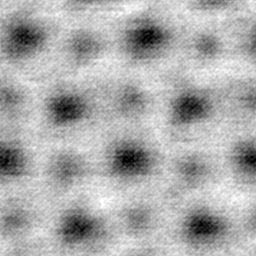
#> input picture calibration/samples/bf/0.png, 256 x 256 px; its folder holds only this picture in this run
$ python calibrate.py --mode haadf --input samples/bf --output out   (older library calls are emulated)
#> lines starting #> are read from the running program, lines starting #| are printed output that depends on the picture
"""SFIN noise calibration, packaged for the SFFN release. See README.md."""
import cv2
import numpy as np
import matplotlib
matplotlib.use("Agg")
import matplotlib.pyplot as plt
from scipy.stats import norm, tukeylambda
import os


from pathlib import Path
import argparse


def read_image(i):
    image = cv2.imdecode(np.fromfile(input_files[i], dtype=np.uint8), cv2.IMREAD_GRAYSCALE)
    if image is None:
        raise ValueError(f'Cannot read image: {input_files[i]}')
    return image.astype(np.float32)

def save_image(i, name, image):
    ok, encoded = cv2.imencode('.png', np.clip(image, 0, 255).astype(np.uint8))
    if not ok:
        raise ValueError('Could not encode output image')
    encoded.tofile(output_path / f'{i}_{name}.png')

def apply_gaussian_blur(image, ksize=(15, 15), sigma=0):
    blurred_image = cv2.GaussianBlur(image, ksize, sigma)
    return blurred_image

def apply_row_wise_gaussian_blur(image, ksize=(21, 1), sigma=0):
    height, width = image.shape
    blurred_image = np.zeros_like(image)
    for i in range(height):
        row = image[i, :].reshape(1, width)
        blurred_row = cv2.GaussianBlur(row, ksize, sigma)
        blurred_image[i, :] = blurred_row
    return blurred_image

def image_grad(image):
    grad_x = cv2.Sobel(image, cv2.CV_64F, 1, 0, ksize=3)
    grad_y = cv2.Sobel(image, cv2.CV_64F, 0, 1, ksize=3)
    return np.sqrt(grad_x**2 + grad_y**2)

def image_row_grad(image):
    grad_x = cv2.Sobel(image, cv2.CV_64F, 1, 0, ksize=3)
    return np.abs(grad_x)

def noise_statistics(image, noise):
    if image.min() < 0 or image.max() >= 256:
        raise ValueError('Calibration bin values must be in [0, 256); check image contrast/gradient.')
    a = []
    for i in range(256):
        a.append([])
    h, w = image.shape
    for i in range(h):
        for j in range(w):
            a[int(image[i,j])].append(noise[i,j])
    means = []
    stds = []
    values = []
    for i in range(256):
        if len(a[i]) > 1:
            values.append(i)
            mu, std = norm.fit(a[i])
            means.append(mu)
            stds.append(std)
    front = len(values) * 4 // 5
    x = np.array(values[:front])
    y = np.array(stds[:front])
    if len(x) < 2:
        raise ValueError('Too few populated bins for a linear fit.')
    k, b = np.polyfit(x, y, 1)
    return values, stds, means, k, b

def noise_statistics_tl(image, noise):
    a = []
    for i in range(256):
        a.append([])
    h, w = image.shape
    for i in range(h):
        for j in range(w):
            a[int(image[i,j])].append(noise[i,j])
    means = []
    stds = []
    lambdas = []
    values = []
    for i in [50, 100, 150]:
        if len(a[i]) > 1:
            values.append(i)
            lam, mu, std = tukeylambda.fit(a[i])
            lambdas.append(lam)
            means.append(mu)
            stds.append(std)
    return values, lambdas

def grad_curve(image, grad):
    a = []
    for i in range(256):
        a.append([])
    h, w = image.shape
    for i in range(h):
        for j in range(w):
            a[int(image[i,j])].append(grad[i,j])
    grads = []
    values = []
    for i in range(256):
        if len(a[i]) > 1:
            mu = sum(a[i]) / len(a[i])
            grads.append(mu / 5)
            values.append(i)
    return values, grads

def save_noise_statistics(i, values, stds, means, name, x_name, curve=None):
    plt.figure()
    plt.plot(values, means, color='black')
    plt.plot(values, stds, color='blue')
    if curve:
        plt.plot(curve[0], curve[1], color='red')
    # plt.xlim(0, 70)
    plt.tick_params(axis='both', which='major', labelsize=15)
    plt.xlabel(f'{x_name}', fontsize=15)
    plt.ylabel('Noise Parameters', fontsize=15)
    plt.grid(True)
    plt.savefig(f'{output_path}/{i}_{name}_noise_statistics.svg', format='svg')
    plt.savefig(f'{output_path}/{i}_{name}_noise_statistics.png', format='png')
    plt.close()

def save_noise_statistics_tl(i, values, lambdas, name, x_name, curve=None):
    plt.figure()
    plt.plot(values, lambdas, color='blue')
    if curve:
        plt.plot(curve[0], curve[1], color='red')
    # plt.xlim(0, 70)
    plt.tick_params(axis='both', which='major', labelsize=15)
    plt.xlabel(f'{x_name}', fontsize=15)
    plt.ylabel('Noise Parameters', fontsize=15)
    plt.grid(True)
    plt.savefig(f'{output_path}/{i}_{name}_noise_statistics.svg', format='svg')
    plt.savefig(f'{output_path}/{i}_{name}_noise_statistics.png', format='png')
    plt.close()


def save_parameter_range_norm(a, name):
    mu, std = norm.fit(a)
    file = open(f'{output_path}/{name}.txt', 'w', encoding='utf-8')
    file.write(f'{mu} {std}\n')
    for i in range(len(a)):
        file.write(f'{i} {a[i]}\n')
    file.close()

def save_parameter_range_uniform(a, name):
    max_ = max(a)
    min_ = min(a)
    file = open(f'{output_path}/{name}.txt', 'w', encoding='utf-8')
    file.write(f'{min_} {max_}\n')
    for i in range(len(a)):
        file.write(f'{i} {a[i]}\n')
    file.close()

def main():
    parser = argparse.ArgumentParser(description="Calibrate STEM noise using the historical SFIN procedure.")
    parser.add_argument('--mode', choices=['haadf', 'bf'], required=True)
    parser.add_argument('--input', type=Path, help='Input directory of 8-bit PNG images; defaults to bundled samples.')
    parser.add_argument('--output', type=Path, required=True, help='New or empty output directory.')
    parser.add_argument('--limit', type=int, help='Process only the first N images for a smoke test.')
    args = parser.parse_args()
    global input_files, output_path
    input_path = args.input or Path(__file__).resolve().parent / 'samples' / args.mode
    input_files = sorted(input_path.glob('*.png'), key=lambda p: (not p.stem.isdigit(), int(p.stem) if p.stem.isdigit() else p.name))
    if args.limit is not None:
        if args.limit < 1:
            parser.error('--limit must be positive')
        input_files = input_files[:args.limit]
    if not input_files:
        parser.error(f'No PNG images found in {input_path}')
    output_path = args.output
    if output_path.exists() and (not output_path.is_dir() or any(output_path.iterdir())):
        parser.error('Output must be a new or empty directory; existing files are never deleted.')
    output_path.mkdir(parents=True, exist_ok=True)
    is_bf = args.mode == 'bf'
    image_count = len(input_files)
    scan_ks = []
    scan_bs = []
    scan_grad_ks = []
    scan_grad_bs = []
    read_ks = []
    read_bs = []
    read_lambdas = []
    background = []
    atom_brightness = []
    for image_i in range(image_count):
        print('processing image', image_i)
        original = read_image(image_i)
#> in read_image, image is the input picture: shape (256, 256); min 0, max 255, mean 170.7

        blurred = apply_gaussian_blur(original)
        save_image(image_i, 'blurred', blurred)

        row_blurred = apply_row_wise_gaussian_blur(original)
        save_image(image_i, 'row_blurred', row_blurred)

        scan_noise = row_blurred - blurred
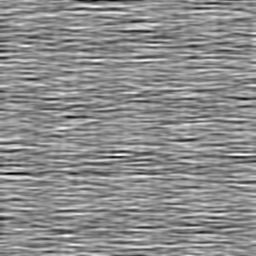
#> scan_noise: shape (256, 256) float32; min -25.63, max 20.99, mean 0; drawn with min black and max white
        save_image(image_i, 'scan_noise', scan_noise * 3 + 128)

        grad = image_grad(blurred)
#> in image_grad, `grad_x = cv2.Sobel(image, cv2.CV_64F, 1, 0, ksize=3)`:
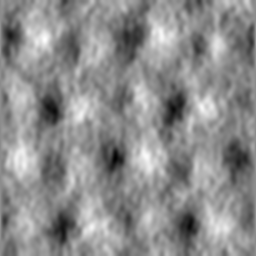
#> grad_x: shape (256, 256) float64; min -84.81, max 68.6, mean 0; drawn with min black and max white
#> in image_grad, `grad_y = cv2.Sobel(image, cv2.CV_64F, 0, 1, ksize=3)`:
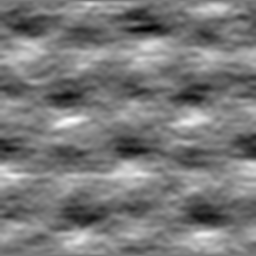
#> grad_y: shape (256, 256) float64; min -95.01, max 103.1, mean 0.2; drawn with min black and max white
#> in image_grad, `return np.sqrt(grad_x**2 + grad_y**2)`:
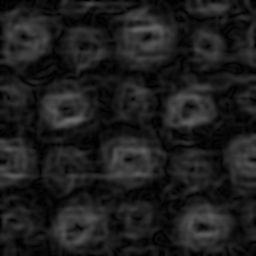
#> returned value: shape (256, 256) float64; min 0, max 105.5, mean 29.7
        save_image(image_i, 'grad', grad * 2)
#> call 4 of save_image, with i = 0, name = 'grad'
#> in save_image (call 4), `ok, encoded = cv2.imencode('.png', np.clip(image, 0, 255).astype(np.ui..`:
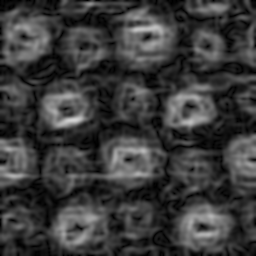
#> image: shape (256, 256) float64; min 0, max 211.1, mean 59.4

        values, stds, means, k, b = noise_statistics(blurred, scan_noise)
#> values = 229 values from 14 to 242; stds = 229 values, max 8.11 at index 87, min 0.497 at index 2, mean 5.49; means = 229 values, max 3.81 at index 220, min -4.79 at index 24, mean -0.476; k = -0.00104; b = 5.95
        grad_curve_ = grad_curve(blurred, grad)
        save_noise_statistics(image_i, values, stds, means, 'blurred-based_scan', 'Pixel Value', grad_curve_)

        values, stds, means, k, b = noise_statistics(grad, scan_noise)
#> values = 105 values from 0 to 105; stds = 105 values, max 8.77 at index 85, min 0.256 at index 104, mean 5.64; means = 105 values, max 7.25 at index 104, min -1.46 at index 98, mean 0.387; k = 0.0435; b = 3.98
        save_noise_statistics(image_i, values, stds, means, 'grad-based_scan', 'Magnitude of Gradient')

        scan_ks.append(k)
        scan_bs.append(b)

        read_noise = original - row_blurred
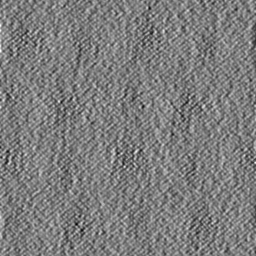
#> read_noise: shape (256, 256) float32; min -39.98, max 41.37, mean 0; drawn with min black and max white
        save_image(image_i, 'read_noise', read_noise * 3 + 128)
        values, stds, means, k, b = noise_statistics(blurred, read_noise)
#> values = 229 values from 14 to 242; stds = 229 values, max 13.36 at index 25, min 3.21 at index 4, mean 8.82; means = 229 values, max 7.17 at index 224, min -12.86 at index 7, mean -1.21; k = -0.016; b = 10.96
        save_noise_statistics(image_i, values, stds, means, 'blurred-based_read', 'Pixel Value')
        values, lambdas = noise_statistics_tl(blurred, read_noise)
#> values = [50, 100, 150]; lambdas = [1.38, 1.77, 3.92]
        save_noise_statistics_tl(image_i, values, lambdas, 'blurred-based_read_lambda', 'Pixel Value')
#> in save_noise_statistics_tl, `plt.savefig(f'{output_path}/{i}_{name}_noise_statistics.svg', format='..`:
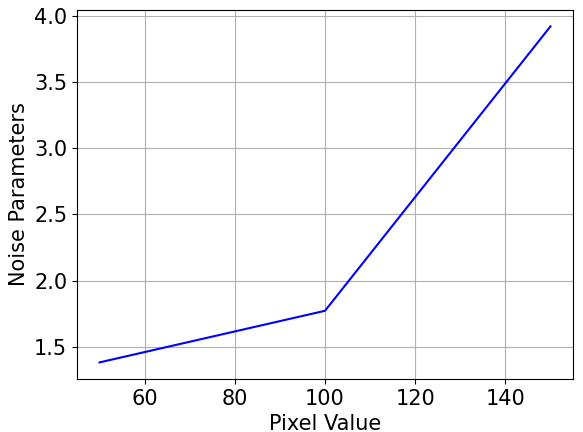
#> figure drawn by matplotlib, 1 panel
        read_ks.append(k)
        read_bs.append(b)
        read_lambdas.append(sum(lambdas)/3.)


        if is_bf:
            background.append(blurred.max())
            atom_brightness.append(blurred.min() - blurred.max())
        else:
            background.append(blurred.min())
            atom_brightness.append(blurred.max() - blurred.min())


    save_parameter_range_norm(scan_ks, 'Scan Noise k')
#> in save_parameter_range_norm, `mu, std = norm.fit(a)`: mu = 0.0435; std = 0
#> the loop in save_parameter_range_norm, `for i in range(len(a)):` made 1 pass
    save_parameter_range_norm(scan_bs, 'Scan Noise b')
#> the loop in save_parameter_range_norm (call 2), `for i in range(len(a)):` made 1 pass
    save_parameter_range_norm(read_ks, 'Read Noise k')
    save_parameter_range_norm(read_bs, 'Read Noise b')
    save_parameter_range_norm(read_lambdas, 'Read Noise λ')
    save_parameter_range_uniform(background, 'Background Brightness')
#> in save_parameter_range_uniform, `max_ = max(a)`: max_ = 14.6
#> the loop in save_parameter_range_uniform, `for i in range(len(a)):` made 1 pass
    save_parameter_range_uniform(atom_brightness, 'Atom Brightness')
#> the loop in save_parameter_range_uniform (call 2), `for i in range(len(a)):` made 1 pass


if __name__ == "__main__":
    main()

$ run again, on calibration/samples/bf/12.png
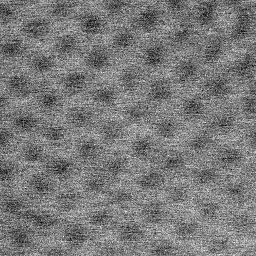
#> input picture calibration/samples/bf/12.png, 256 x 256 px
#> in read_image, image is the input picture: shape (256, 256); min 0, max 252, mean 120.9
#> in save_image (call 4), `ok, encoded = cv2.imencode('.png', np.clip(image, 0, 255).astype(np.ui..`:
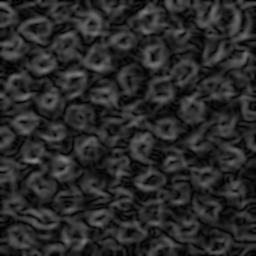
#> image: shape (256, 256) float64; min 0, max 134.9, mean 41.4
#> in main, `values, stds, means, k, b = noise_statistics(blurred, scan_noise)`: values = 90 values from 70 to 159; stds = 90 values, max 12.32 at index 25, min 2.68 at index 89, mean 10.3; means = 90 values, max 7.67 at index 84, min -8.18 at index 2, mean -0.0752; k = 0.0064; b = 9.95
#> in main, `values, stds, means, k, b = noise_statistics(grad, scan_noise)`: values = 65 values from 0 to 67; stds = 65 values, max 15.17 at index 63, min 0.753 at index 64, mean 10.54; means = 65 values, max 17.01 at index 61, min -12.55 at index 64, mean 0.0179; k = -0.0045; b = 10.81
#> in main, `values, stds, means, k, b = noise_statistics(blurred, read_noise)`: values = 90 values from 70 to 159; stds = 90 values, max 30.79 at index 5, min 13.63 at index 1, mean 22.85; means = 90 values, max 11.77 at index 86, min -12.3 at index 6, mean -1; k = -0.0154; b = 24.63
#> in main, `values, lambdas = noise_statistics_tl(blurred, read_noise)`: values = [100, 150]; lambdas = [1.34, 1.65]
#> in save_noise_statistics_tl, `plt.savefig(f'{output_path}/{i}_{name}_noise_statistics.svg', format='..`:
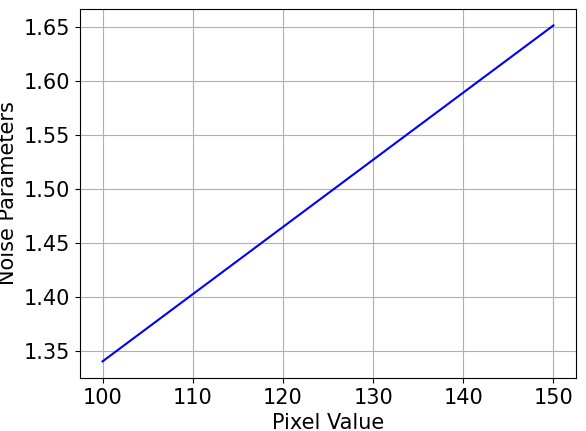
#> figure drawn by matplotlib, 1 panel
#> mu = -0.0045; std = 0
#> the loop in save_parameter_range_norm, `for i in range(len(a)):` made 1 pass
#> the loop in save_parameter_range_norm (call 2), `for i in range(len(a)):` made 1 pass
#> max_ = 70.47
#> the loop in save_parameter_range_uniform, `for i in range(len(a)):` made 1 pass
#> the loop in save_parameter_range_uniform (call 2), `for i in range(len(a)):` made 1 pass

$ run again, on calibration/samples/bf/13.png
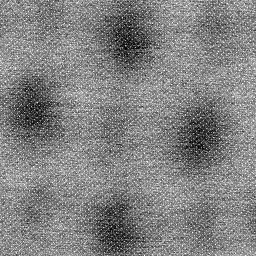
#> input picture calibration/samples/bf/13.png, 256 x 256 px
#> in read_image, image is the input picture: shape (256, 256); min 0, max 255, mean 129.3
#> in main, `values, stds, means, k, b = noise_statistics(blurred, scan_noise)`: values = 121 values from 47 to 167; stds = 121 values, max 12.97 at index 37, min 2.45 at index 0, mean 10.29; means = 121 values, max 4.28 at index 117, min -8.67 at index 120, mean 0.0184; k = 0.00681; b = 9.73
#> in main, `values, stds, means, k, b = noise_statistics(grad, scan_noise)`: values = 49 values from 0 to 50; stds = 49 values, max 15.61 at index 48, min 5.2 at index 45, mean 10.6; means = 49 values, max 3.66 at index 39, min -4.3 at index 46, mean 0.0204; k = 0.0431; b = 9.67
#> in main, `read_noise = original - row_blurred`:
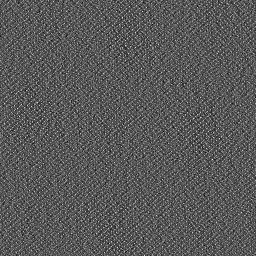
#> read_noise: shape (256, 256) float32; min -89.97, max 167.6, mean 0; drawn with min black and max white
#> in main, `values, stds, means, k, b = noise_statistics(blurred, read_noise)`: values = 121 values from 47 to 167; stds = 121 values, max 51.91 at index 3, min 7.93 at index 120, mean 30.16; means = 121 values, max 17.99 at index 3, min -14.02 at index 6, mean -0.386; k = -0.0622; b = 37.32
#> in main, `values, lambdas = noise_statistics_tl(blurred, read_noise)`: values = [50, 100, 150]; lambdas = [1.75, 0.692, 1.99]
#> in save_noise_statistics_tl, `plt.savefig(f'{output_path}/{i}_{name}_noise_statistics.svg', format='..`:
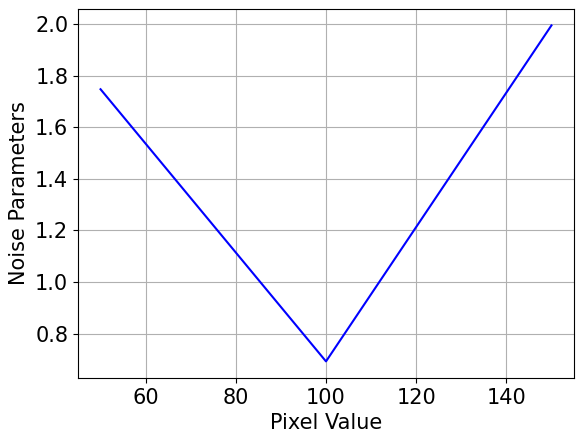
#> figure drawn by matplotlib, 1 panel
#> mu = 0.0431; std = 0
#> the loop in save_parameter_range_norm, `for i in range(len(a)):` made 1 pass
#> the loop in save_parameter_range_norm (call 2), `for i in range(len(a)):` made 1 pass
#> max_ = 47.06
#> the loop in save_parameter_range_uniform, `for i in range(len(a)):` made 1 pass
#> the loop in save_parameter_range_uniform (call 2), `for i in range(len(a)):` made 1 pass
